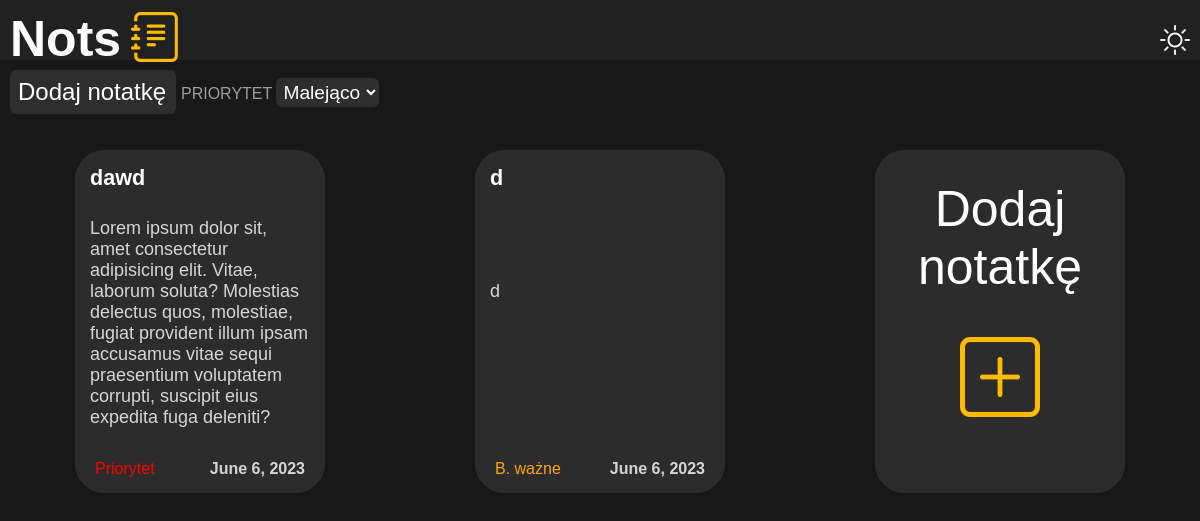
The app's page /, older data.
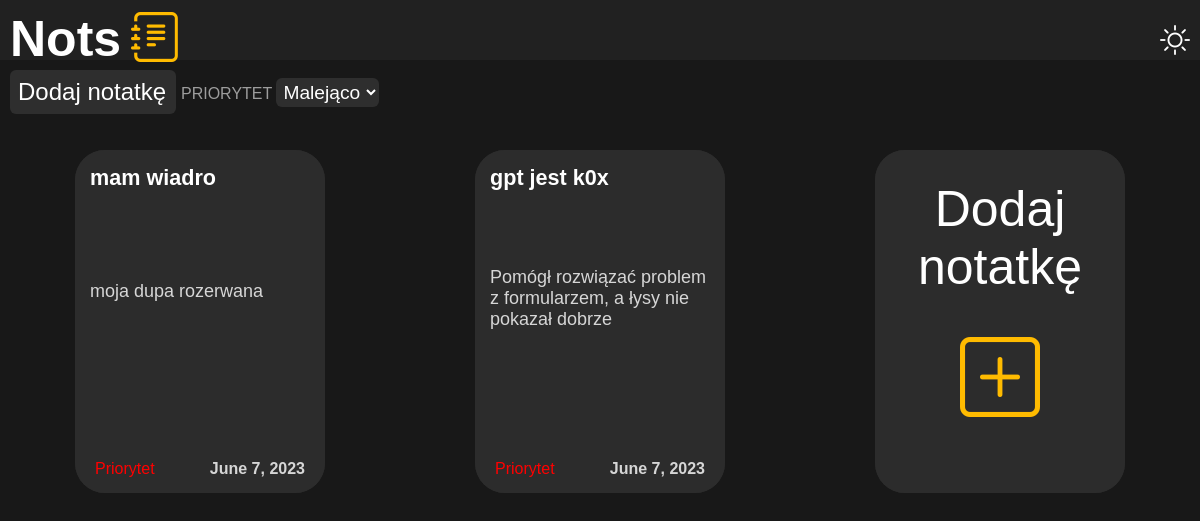
The same page, newer data.
### NotsApp/models.py (models this page shows, shortened)
class Note(models.Model):
    title = models.CharField(max_length=20)
    content = models.TextField()
    created = models.DateField(auto_now_add=True)
    author = models.CharField(max_length=50)
    priority = models.ForeignKey(Priority, on_delete=models.CASCADE, related_name='notes')
    noteManager = models.Manager()

class Priority(models.Model):
    title = models.CharField(max_length=20)
    shortcut = models.CharField(max_length=15, default='')
    color = models.CharField(max_length=15)
    weight = models.IntegerField(default=0, validators=[MaxValueValidator(6), MinValueValidator(0)])
    priorityManager = models.Manager()

### NotsApp/views.py (the view)
# urls.py: path('', NoteView.as_view(), name='home'),
class NoteView(ListView):
    model = Note
    template_name = 'web/home.html'
    context_object_name = 'notes'
    def get_queryset(self):
        queryset = super().get_queryset()
        priority_order = self.request.GET.get('priority', 'descending')
        if priority_order == 'ascending':
            queryset = queryset.order_by('priority__weight')
        else:
            queryset = queryset.order_by('-priority__weight')
        return queryset

### templates/web/home.html (shortened to what this page needs)
{% load static %}
<!DOCTYPE html>
<html lang="pl">
<head>
    <link rel="stylesheet" href="https://cdn.jsdelivr.net/npm/bootstrap-icons@1.10.5/font/bootstrap-icons.css">
    <link rel="stylesheet" href="{% static "css/style.css" %}">
</head>
<body>
    <nav>
        <a href=".." class="name">Nots<i class="bi bi-journal-text"></i></a>
        <i class="bi bi-brightness-high"></i>
    </nav>
    <div class="settings">
        <div class="add_note"><a href="/add" >Dodaj notatkę</a></div>
        <div class="priority">
            PRIORYTET
            <select name="priority" id="priority" class="wybor">
                <option value="descending" {% if request.GET.priority != 'ascending' %}selected{% endif %}>Malejąco</option>
            </select>
        </div>
    </div>
    <main>
        {% for note in object_list %}
            <a href="/details/{{ note.id }}?priority={{ request.GET.priority }}" class="note">
                <div class="note">
                    <div class="note_name">{{ note.title }}</div>
                    <div class="note_text">{{ note.content }}</div>
                    <div class="note_priority" style="color: {{ note.priority.color }};">{{ note.priority.shortcut }}</div>
                    <div class="note_date">{{ note.created }}</div>
                </div>
            </a>
        {% endfor %}
        <a href="/add" class="note">
            <div class="note">
                <div class="note_add">Dodaj notatkę</div>
                <i class="bi bi-plus-square"></i>
            </div>
        </a>
    </main>
</body>
</html>

Row changes from the older to the newer data that the page shows:
removed Note: title "dawd", content "Lorem ipsum dolor sit, amet consectetur adipisicing elit. Vitae, laborum soluta? Molestias delectus quos, molestiae, fugiat provident illum ipsam accusamus vitae sequi praesentium voluptatem corrupti, suscipit eius expedita fuga deleniti?", priority.shortcut "Priorytet", created "June 6, 2023"
removed Note: title "d", content "d", priority.shortcut "B. ważne", created "June 6, 2023"
added Note: title "mam wiadro", content "moja dupa rozerwana", priority.shortcut "Priorytet", created "June 7, 2023"
added Note: title "gpt jest k0x", content "Pomógł rozwiązać problem z formularzem, a łysy nie pokazał dobrze", priority.shortcut "Priorytet", created "June 7, 2023"
